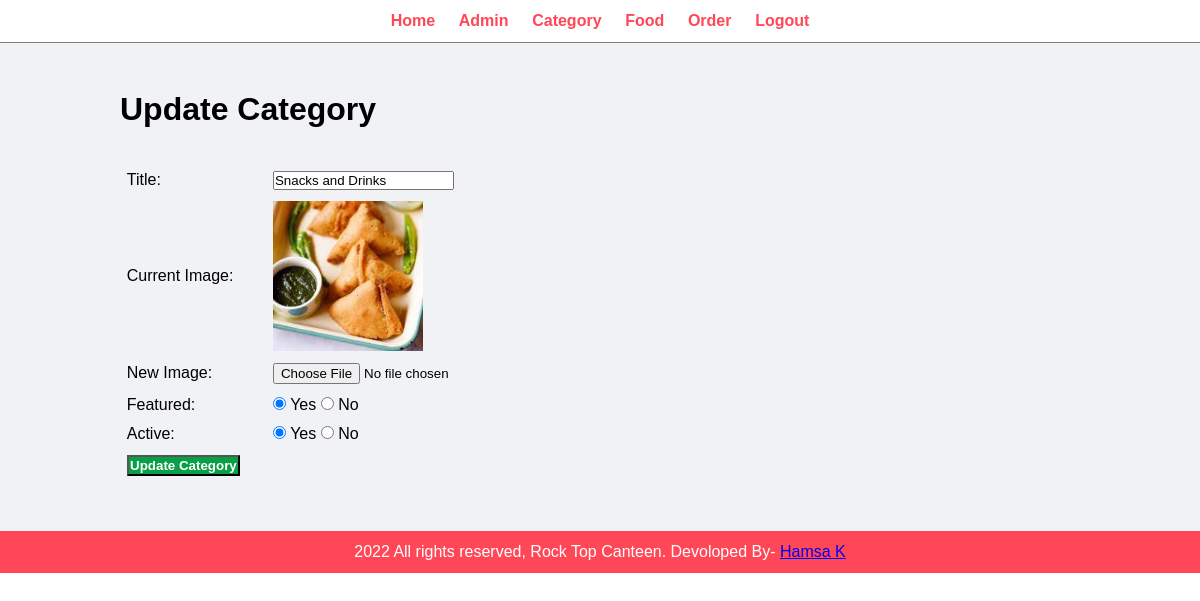
Page /admin/update-category.php?id=3 (signed in) on the committed database.
### tables this page shows
CREATE TABLE `tbl_category` (
  `id` int(10) UNSIGNED NOT NULL,
  `title` varchar(100) NOT NULL,
  `image_name` varchar(255) NOT NULL,
  `featured` varchar(10) NOT NULL,
  `active` varchar(10) NOT NULL
);

### admin/update-category.php (the view, shortened to what this page needs)
<?php include('partials/menu.php'); ?>
<div class="main-content">
    <div class="wrapper">
        <h1>Update Category</h1>
        <br><br>
        <?php
            if(isset($_GET['id']))
            {
                $id = $_GET['id'];
                $sql = "SELECT * FROM tbl_category WHERE id=$id";
                $res = mysqli_query($conn, $sql);
                $count = mysqli_num_rows($res);
                if($count==1)
                {
                    $row = mysqli_fetch_assoc($res);
                    $title = $row['title'];
                    $current_image = $row['image_name'];
                    $featured = $row['featured'];
                    $active = $row['active'];
                }
                else
                {
                    $_SESSION['no-category-found'] = "<div class='error'>Category not Found.</div>";
                    header('location:'.SITEURL.'admin/manage-category.php');
                }
            }
            else
            {
                header('location:'.SITEURL.'admin/manage-category.php');
            }
        ?>
        <form action="" method="POST" enctype="multipart/form-data">
            <table class="tbl-50">
                <tr>
                    <td>Title: </td>
                    <td>
                        <input type="text" name="title" value="<?php echo $title; ?>">
                    </td>
                </tr>
                <tr>
                    <td>Current Image: </td>
                    <td>
                        <?php
                            if($current_image != "")
                            {
                                ?>
                                <img src="<?php echo SITEURL; ?>images/category/<?php echo $current_image; ?>" width="150px">
                                <?php
                            }
                            else
                            {
                                echo "<div class='error'>Image Not Added.</div>";
                            }
                        ?>
                    </td>
                </tr>
                <tr>
                    <td>New Image: </td>
                    <td>
                        <input type="file" name="image">
                    </td>
                </tr>
                <tr>
                    <td>Featured: </td>
                    <td>
                        <input <?php if($featured=="Yes"){echo "checked";} ?> type="radio" name="featured" value="Yes"> Yes
                        <input <?php if($featured=="No"){echo "checked";} ?> type="radio" name="featured" value="No"> No
                    </td>
                </tr>
                <tr>
                    <td>Active: </td>
                    <td>
                        <input <?php if($active=="Yes"){echo "checked";} ?> type="radio" name="active" value="Yes"> Yes
                        <input <?php if($active=="No"){echo "checked";} ?> type="radio" name="active" value="No"> No
                    </td>
                </tr>
                <tr>
                    <td>
                        <input type="submit" name="submit" value="Update Category" class="btn-secondary">
                    </td>
                </tr>
            </table>
        </form>
    </div>
</div>
<?php include('partials/footer.php'); ?>

### css/admin.css (style rules this page uses)
* { margin: 0; padding: 0; font-family: Arial, Helvetica, sans-serif; }
.wrapper { padding: 1%; width: 80%; margin: 0 auto; }
.tbl-50 { width: 50%; }
table tr td { padding: 1%; }
.btn-secondary { background-color: #07a047; padding: 1%; color: white; text-decoration: none; font-weight: bold; }
.main-content { background-color: #f1f2f6; padding: 3% 0; }

### rows in the picture
tbl_category: title "Snacks and Drinks", image_name (picture), featured "☑", active "☑"
